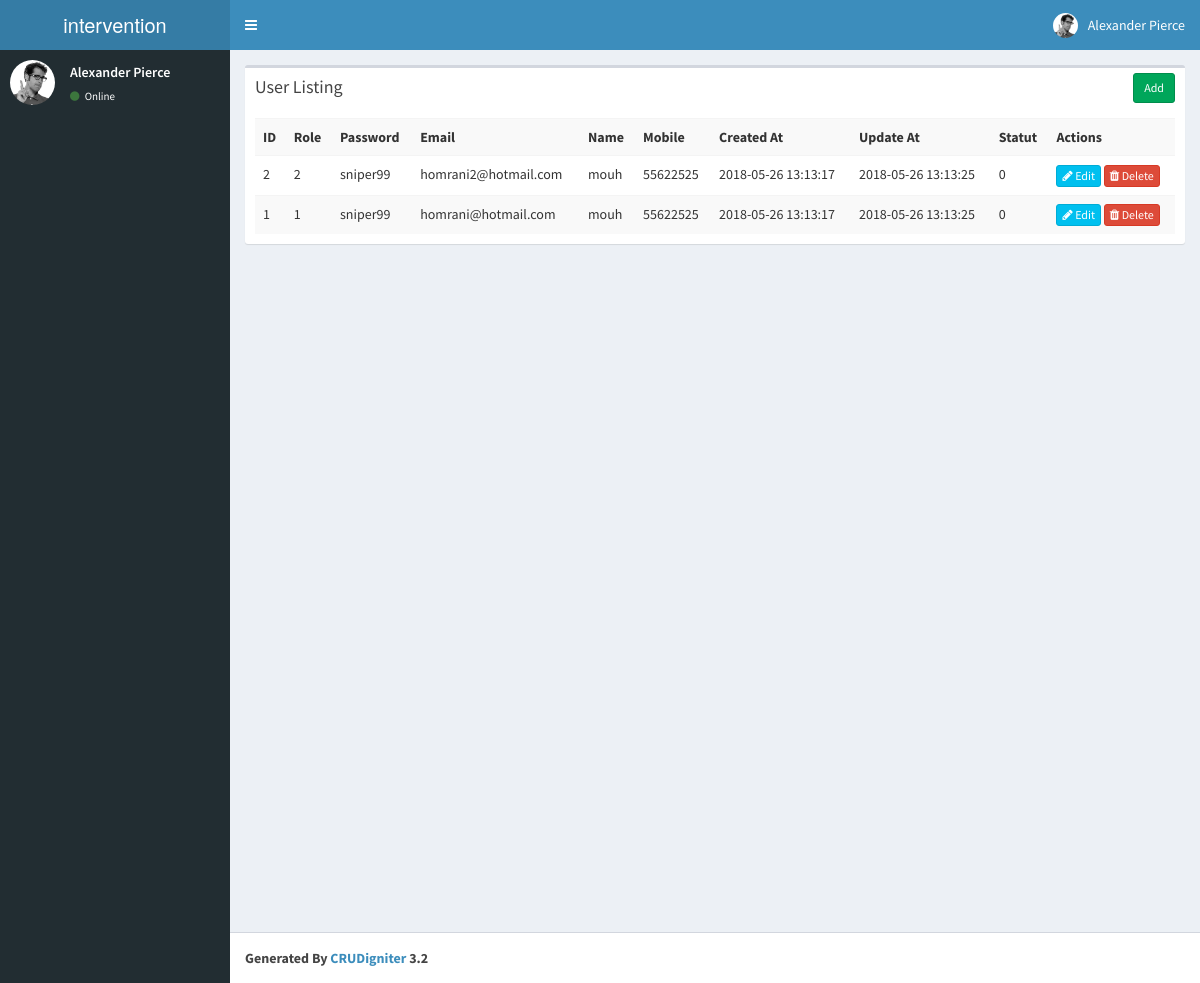
The page /index.php/user on the database as committed earlier.
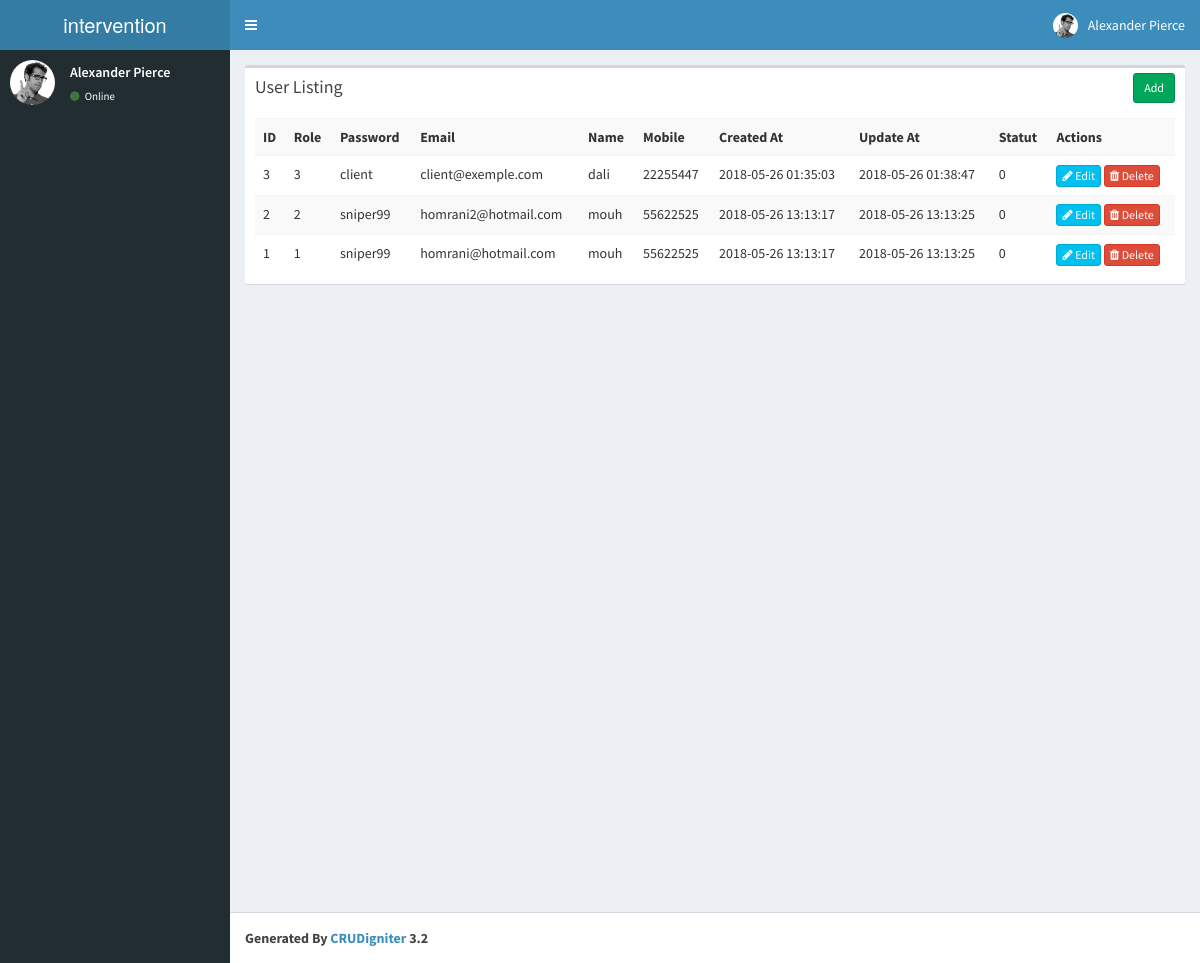
The same page on the database as committed later.
### tables this page shows
CREATE TABLE `user` (
  `id` int(10) NOT NULL AUTO_INCREMENT,
  `email` varchar(50) DEFAULT NULL,
  `password` varchar(100) DEFAULT NULL,
  `name` varchar(50) DEFAULT NULL,
  `mobile` varchar(20) DEFAULT NULL,
  `role` int(1) DEFAULT NULL,
  `created_at` datetime DEFAULT NULL,
  `update_at` datetime DEFAULT NULL,
  `statut` int(11) DEFAULT NULL,
  PRIMARY KEY (`id`)
);

### application/controllers/User.php (called while the page is built, shortened)
<?php
class User extends CI_Controller{
    function __construct()
    {
        $this->load->model('User_model');
    }
    function index()
    {
        $data['user'] = $this->User_model->get_all_user();
        $data['_view'] = 'user/index';
        $this->load->view('layouts/main',$data);
    }
}

### index.php (called while the page is built, shortened)
<?php
require_once BASEPATH.'core/CodeIgniter.php';

### application/models/User_model.php (called while the page is built, shortened)
<?php
class User_model extends CI_Model
{
    function get_all_user()
    {
        $this->db->order_by('id', 'desc');
        return $this->db->get('user')->result_array();
    }
}

### application/views/user/index.php (the view)
<div class="row">
    <div class="col-md-12">
        <div class="box">
            <div class="box-header">
                <h3 class="box-title">User Listing</h3>
            	<div class="box-tools">
                    <a href="<?php echo site_url('user/add'); ?>" class="btn btn-success btn-sm">Add</a>
                </div>
            </div>
            <div class="box-body">
                <table class="table table-striped">
                    <tr>
						<th>ID</th>
						<th>Role</th>
						<th>Password</th>
						<th>Email</th>
						<th>Name</th>
						<th>Mobile</th>
						<th>Created At</th>
						<th>Update At</th>
						<th>Statut</th>
						<th>Actions</th>
                    </tr>
                    <?php foreach($user as $u){ ?>
                    <tr>
						<td><?php echo $u['id']; ?></td>
						<td><?php echo $u['role']; ?></td>
						<td><?php echo $u['password']; ?></td>
						<td><?php echo $u['email']; ?></td>
						<td><?php echo $u['name']; ?></td>
						<td><?php echo $u['mobile']; ?></td>
						<td><?php echo $u['created_at']; ?></td>
						<td><?php echo $u['update_at']; ?></td>
						<td><?php echo $u['statut']; ?></td>
						<td>
                            <a href="<?php echo site_url('user/edit/'.$u['id']); ?>" class="btn btn-info btn-xs"><span class="fa fa-pencil"></span> Edit</a>
                            <a href="<?php echo site_url('user/remove/'.$u['id']); ?>" class="btn btn-danger btn-xs"><span class="fa fa-trash"></span> Delete</a>
                        </td>
                    </tr>
                    <?php } ?>
                </table>
            </div>
        </div>
    </div>
</div>

### application/views/layouts/main.php (shortened to what this page needs)
<!DOCTYPE html>
<html>
    <head>
        <link rel="stylesheet" href="<?php echo site_url('resources/css/bootstrap.min.css');?>">
        <link rel="stylesheet" href="<?php echo site_url('resources/css/font-awesome.min.css');?>">
        <link rel="stylesheet" href="https://cdnjs.cloudflare.com/ajax/libs/ionicons/2.0.1/css/ionicons.min.css">
        <link rel="stylesheet" href="<?php echo site_url('resources/css/bootstrap-datetimepicker.min.css');?>">
        <link rel="stylesheet" href="<?php echo site_url('resources/css/AdminLTE.min.css');?>">
        <link rel="stylesheet" href="<?php echo site_url('resources/css/_all-skins.min.css');?>">
    </head>
    <body class="hold-transition skin-blue sidebar-mini">
        <div class="wrapper">
            <header class="main-header">
                <a href="" class="logo">
                    <span class="logo-lg">intervention</span>
                </a>
                <nav class="navbar navbar-static-top">
                    <a href="#" class="sidebar-toggle" data-toggle="offcanvas" role="button">
                    </a>
                    <div class="navbar-custom-menu">
                        <ul class="nav navbar-nav">
                            <li class="dropdown user user-menu">
                                <a href="#" class="dropdown-toggle" data-toggle="dropdown">
                                    <img src="<?php echo site_url('resources/img/user2-160x160.jpg');?>" class="user-image" alt="User Image">
                                    <span class="hidden-xs">Alexander Pierce</span>
                                </a>
                            </li>
                        </ul>
                    </div>
                </nav>
            </header>
            <aside class="main-sidebar">
                <section class="sidebar">
                    <div class="user-panel">
                        <div class="pull-left image">
                            <img src="<?php echo site_url('resources/img/user2-160x160.jpg');?>" class="img-circle" alt="User Image">
                        </div>
                        <div class="pull-left info">
                            <p>Alexander Pierce</p>
                            <a href="#"><i class="fa fa-circle text-success"></i> Online</a>
                        </div>
                    </div>
                </section>
            </aside>
            <div class="content-wrapper">
                <section class="content">
                    <?php
                    if(isset($_view) && $_view)
                        $this->load->view($_view);
                    ?>
                </section>
            </div>
            <footer class="main-footer">
                <strong>Generated By <a href="http://www.crudigniter.com/">CRUDigniter</a> 3.2</strong>
            </footer>
        </div>
    </body>
</html>

Rows that differ between the two databases and show on the page:
added user: id "3", role "3", password "client", email "client@exemple.com", name "dali", mobile "22255447", created_at "2018-05-26 01:35:03", update_at "2018-05-26 01:38:47", statut "0"
